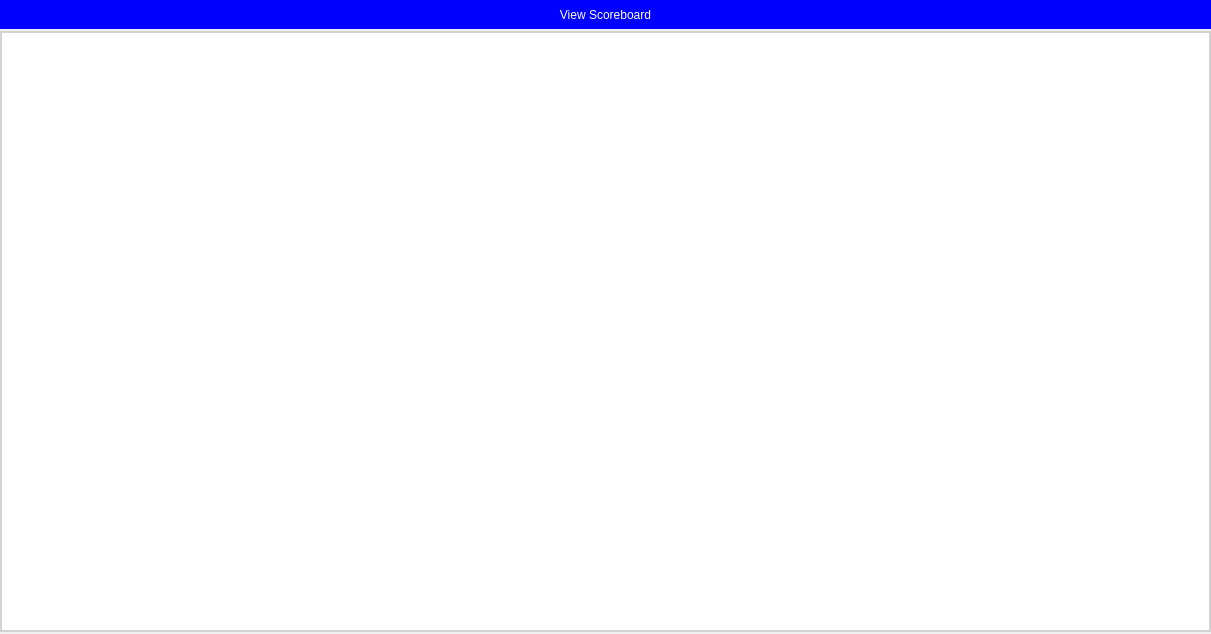
<?xml version="1.0" encoding="UTF-8"?>
<ui version="4.0">
 <class>ScoreboardDialog</class>
 <widget class="QDialog" name="ScoreboardDialog">
  <property name="geometry">
   <rect>
    <x>0</x>
    <y>0</y>
    <width>1211</width>
    <height>634</height>
   </rect>
  </property>
  <property name="windowTitle">
   <string>Dialog</string>
  </property>
  <widget class="QPushButton" name="pushButton">
   <property name="geometry">
    <rect>
     <x>0</x>
     <y>0</y>
     <width>1211</width>
     <height>29</height>
    </rect>
   </property>
   <property name="styleSheet">
    <string notr="true">QPushButton
{
    border : none;
   color : white;
   background-color : blue;
	font: 700 14pt &quot;Arial&quot;;
   border-radius : 30px;
}</string>
   </property>
   <property name="text">
    <string>View Scoreboard</string>
   </property>
  </widget>
  <widget class="QTableWidget" name="tableWidget_Scoreboard">
   <property name="geometry">
    <rect>
     <x>0</x>
     <y>31</y>
     <width>1211</width>
     <height>601</height>
    </rect>
   </property>
   <property name="styleSheet">
    <string notr="true">QHeaderView {
    font-size: 12pt;
    font-weight: bold;
    background-color: #FFFFFF; /* Match the table's background color */
	gridline-color: #606060;
}

QTableCornerButton::section {
	border: 1px solid #606060;
	 background-color: lightgray;
 }

QHeaderView::section{
	border: 1px solid #606060
}

QTableView {
    border: 2px solid lightgray;
    background-color: #FFFFFF;
}

QTableView::item{
	border: 1px solid #606060
}

QTableView::item:selected {
	background-color: #909090;
}</string>
   </property>
   <property name="editTriggers">
    <set>QAbstractItemView::NoEditTriggers</set>
   </property>
   <attribute name="horizontalHeaderCascadingSectionResizes">
    <bool>true</bool>
   </attribute>
   <attribute name="horizontalHeaderShowSortIndicator" stdset="0">
    <bool>true</bool>
   </attribute>
   <attribute name="horizontalHeaderStretchLastSection">
    <bool>true</bool>
   </attribute>
   <attribute name="verticalHeaderCascadingSectionResizes">
    <bool>true</bool>
   </attribute>
   <attribute name="verticalHeaderShowSortIndicator" stdset="0">
    <bool>true</bool>
   </attribute>
   <attribute name="verticalHeaderStretchLastSection">
    <bool>false</bool>
   </attribute>
  </widget>
 </widget>
 <resources/>
 <connections/>
</ui>
